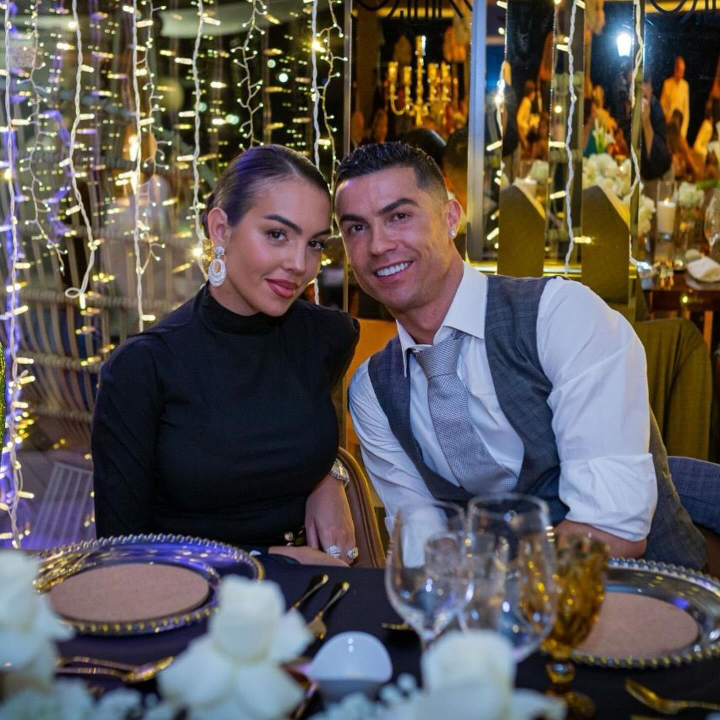
#> input picture server/test_images/Cristiano1.jpg, 1440 x 1440 px (shown at 1/2 size); its folder holds only this picture in this run
$ python -i util.py   (imports and definitions only)
#> lines starting #> are read from the running program, lines starting #| are printed output that depends on the picture
import joblib  # For loading the trained model
import json  # For handling JSON files
import numpy as np  # For numerical operations
import base64  # For handling base64 encoding/decoding
import cv2  # For image processing
from wavelet import w2d  # Custom wavelet transform function

# Dictionaries to map class names to numbers and vice versa
__class_name_to_number = {}
__class_number_to_name = {}

# Placeholder for the trained model
__model = None

def classify_image(image_base64_data, file_path=None):
    """
    Classifies the image by processing it and passing it through the trained model.

    :param image_base64_data: Base64 encoded image data
    :param file_path: Path to the image file
    :return: List of classification results
    """
    # Get cropped images with at least two eyes detected
    imgs = get_cropped_image_if_2_eyes(file_path, image_base64_data)

    result = []
    for img in imgs:
        # Resize the image to 32x32
        scalled_raw_img = cv2.resize(img, (32, 32))

        # Apply wavelet transform
        img_har = w2d(img, 'db1', 5)
        scalled_img_har = cv2.resize(img_har, (32, 32))

        # Combine the raw and wavelet-transformed images
        combined_img = np.vstack((scalled_raw_img.reshape(32 * 32 * 3, 1), scalled_img_har.reshape(32 * 32, 1)))

        len_image_array = 32*32*3 + 32*32
        final = combined_img.reshape(1, len_image_array).astype(float)

        # Predict the class and probability
        result.append({
            'class': class_number_to_name(__model.predict(final)[0]),
            'class_probability': np.around(__model.predict_proba(final)*100, 2).tolist()[0],
            'class_dictionary': __class_name_to_number
        })

    return result

def class_number_to_name(class_num):
    """
    Converts a class number to the corresponding class name.

    :param class_num: Class number
    :return: Class name
    """
    return __class_number_to_name[class_num]

def load_saved_artifacts():
    """
    Loads the saved model and class dictionaries from disk.
    """
    print("loading saved artifacts...start")
    global __class_name_to_number
    global __class_number_to_name

    # Load the class dictionaries from JSON file
    with open("./artifacts/class_dictionary.json", "r") as f:
        __class_name_to_number = json.load(f)
        __class_number_to_name = {v: k for k, v in __class_name_to_number.items()}

    global __model
    if __model is None:
        # Load the trained model from a pickle file
        with open('./artifacts/saved_model.pkl', 'rb') as f:
            __model = joblib.load(f)
    print("loading saved artifacts...done")

def get_cv2_image_from_base64_string(b64str):
    """
    Decodes a base64 encoded image string to an OpenCV image.

    :param b64str: Base64 encoded image string
    :return: Decoded OpenCV image
    """
    encoded_data = b64str.split(',')[1]
    nparr = np.frombuffer(base64.b64decode(encoded_data), np.uint8)
    img = cv2.imdecode(nparr, cv2.IMREAD_COLOR)
    return img

def get_cropped_image_if_2_eyes(image_path, image_base64_data):
    """
    Detects faces in the image and returns cropped images of faces with at least two eyes detected.

    :param image_path: Path to the image file
    :param image_base64_data: Base64 encoded image data
    :return: List of cropped face images
    """
    face_cascade = cv2.CascadeClassifier('./opencv/haarcascades/haarcascade_frontalface_default.xml')
    eye_cascade = cv2.CascadeClassifier('./opencv/haarcascades/haarcascade_eye.xml')

    if image_path:
        img = cv2.imread(image_path)
    else:
        img = get_cv2_image_from_base64_string(image_base64_data)

    gray = cv2.cvtColor(img, cv2.COLOR_BGR2GRAY)
    faces = face_cascade.detectMultiScale(gray, 1.3, 5)

    cropped_faces = []
    for (x, y, w, h) in faces:
        roi_gray = gray[y:y+h, x:x+w]
        roi_color = img[y:y+h, x:x+w]
        eyes = eye_cascade.detectMultiScale(roi_gray)
        if len(eyes) >= 2:
            cropped_faces.append(roi_color)

    return cropped_faces

>>> import cv2
>>> picture = cv2.imread('test_images/Cristiano1.jpg', cv2.IMREAD_GRAYSCALE)
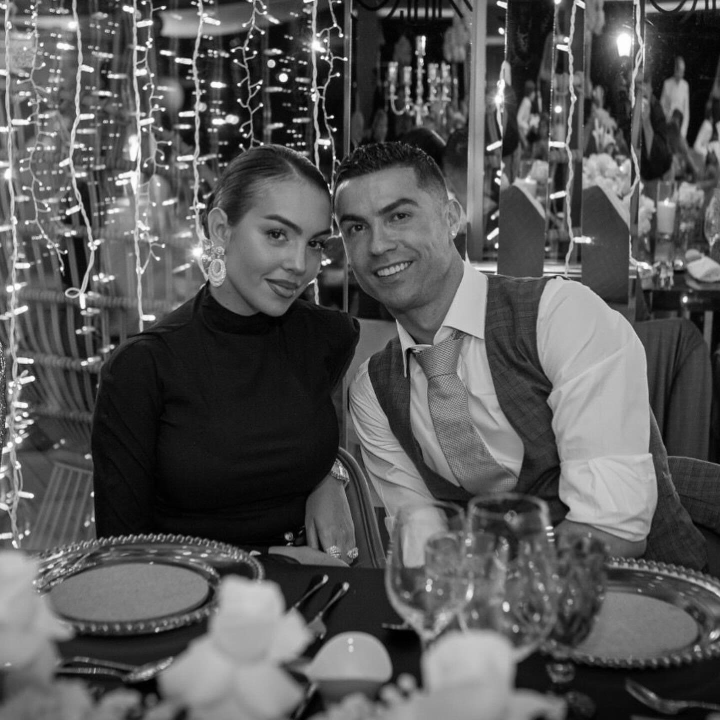
#> picture: shape (1440, 1440) (shown at 1/2 size); min 0, max 255, mean 87.3
#> (the run stopped early here; a loop or call above may not have finished)

$ run again, on server/test_images/Cristiano10.jpg
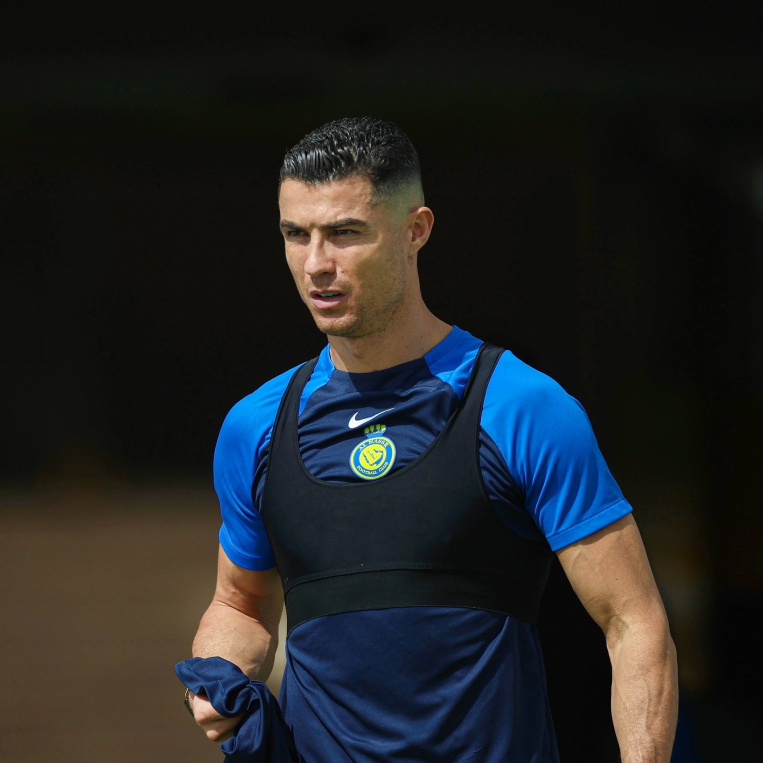
#> input picture server/test_images/Cristiano10.jpg, 1525 x 1525 px (shown at 1/2 size)
#> `picture = cv2.imread('test_images/Cristiano1.jpg', cv2.IMREAD_GRAYSCALE)`:
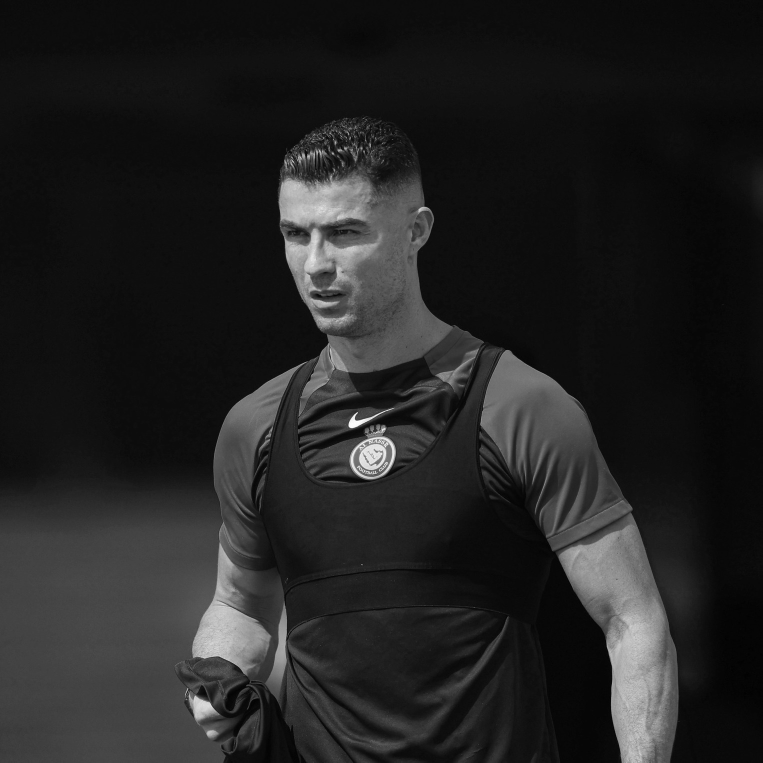
#> picture: shape (1525, 1525) (shown at 1/2 size); min 0, max 255, mean 34.8

$ run again, on server/test_images/Cristiano11.jpg
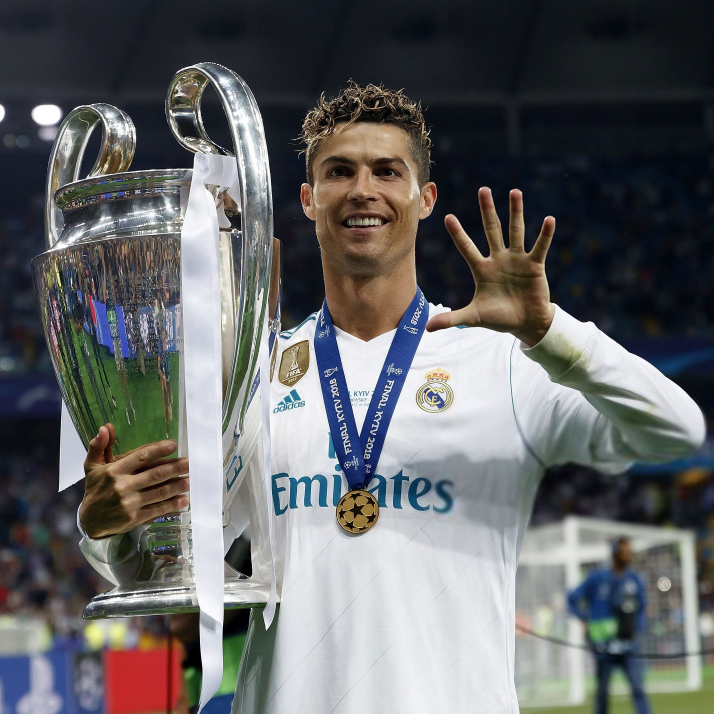
#> input picture server/test_images/Cristiano11.jpg, 1427 x 1427 px (shown at 1/2 size)
#> `picture = cv2.imread('test_images/Cristiano1.jpg', cv2.IMREAD_GRAYSCALE)`:
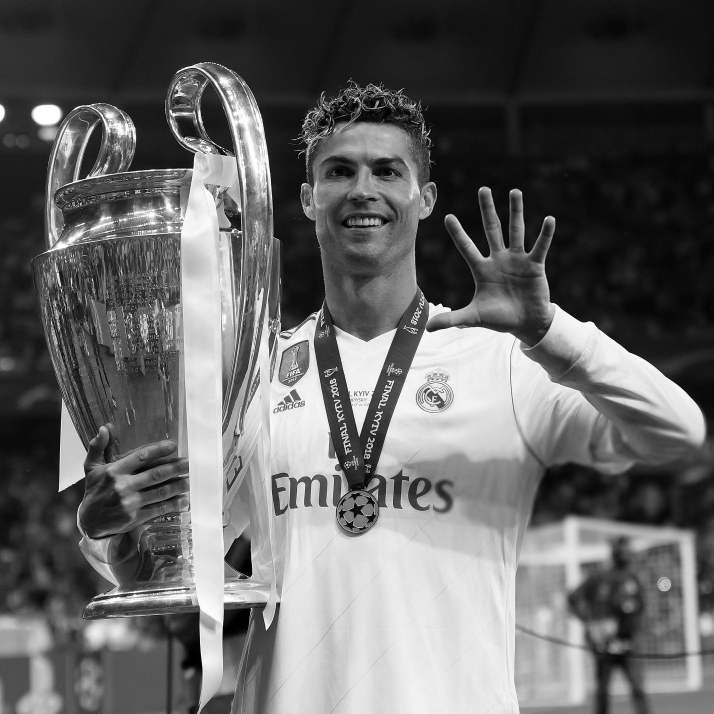
#> picture: shape (1427, 1427) (shown at 1/2 size); min 0, max 255, mean 101.5

$ run again, on server/test_images/Cristiano2.jpg
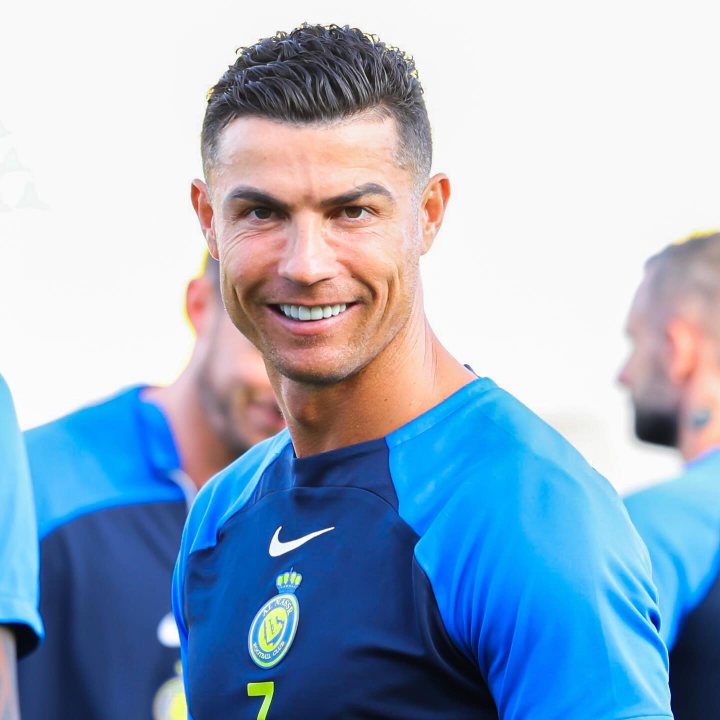
#> input picture server/test_images/Cristiano2.jpg, 1440 x 1440 px (shown at 1/2 size)
#> `picture = cv2.imread('test_images/Cristiano1.jpg', cv2.IMREAD_GRAYSCALE)`:
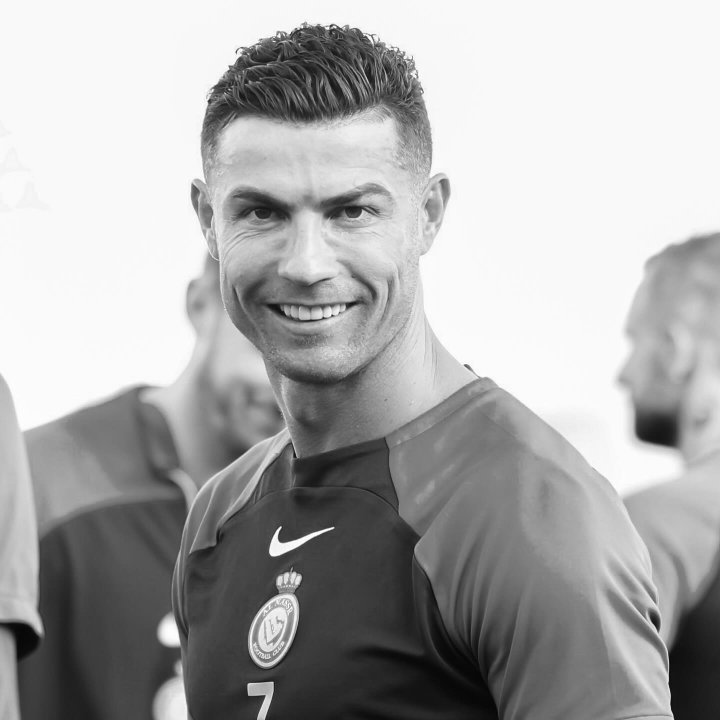
#> picture: shape (1440, 1440) (shown at 1/2 size); min 0, max 255, mean 170.4
